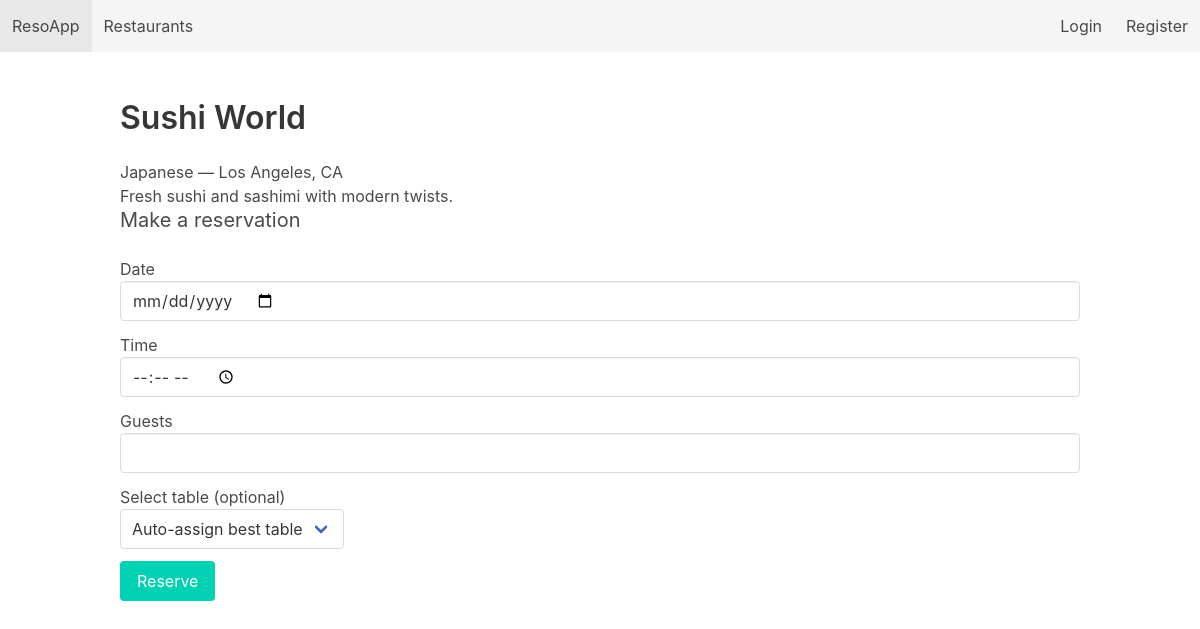
Screenshot of /restaurant/2 with the database file from the repository.
### tables this page shows
CREATE TABLE Restaurants (
        restaurant_id INTEGER PRIMARY KEY AUTOINCREMENT,
        name          TEXT NOT NULL,
        location      TEXT NOT NULL,
        cuisine       TEXT,
        rating        REAL CHECK (rating >= 0 AND rating <= 5),
        description   TEXT,
        created_at    DATE DEFAULT (DATE('now'))
    );

### app.py (the view, shortened to what this page needs)
@app.route('/restaurant/<int:rid>', methods=['GET', 'POST'])
def restaurant_detail(rid):
    db = get_db()
    cur = db.execute("SELECT * FROM Restaurants WHERE restaurant_id = ?", (rid,))
    restaurant = cur.fetchone()
    if not restaurant:
        flash('Restaurant not found.', 'danger')
        return redirect(url_for('restaurants'))
    tables = db.execute("SELECT * FROM Tables WHERE restaurant_id = ? ORDER BY capacity", (rid,)).fetchall()
    return render_template('restaurant_detail.html', restaurant=restaurant, tables=tables)

### app.py (called while the page is built)
def get_db():
    if 'db' not in g:
        g.db = sqlite3.connect(DB_PATH, detect_types=sqlite3.PARSE_DECLTYPES)
        g.db.row_factory = sqlite3.Row
        g.db.execute("PRAGMA foreign_keys = ON;")
    return g.db

### templates/restaurant_detail.html (shortened to what this page needs)
{% extends "base.html" %} {% block content %}
<h2 class="title">{{ restaurant['name'] }}</h2>
<p>{{ restaurant['cuisine'] }} — {{ restaurant['location'] }}</p>
<p>{{ restaurant['description'] }}</p>
{% if reservation and edit_mode %}
<h3 class="subtitle">Edit reservation #{{ reservation['reservation_id'] }}</h3>
<form method="post">
  <div class="field">
    <label>Date</label
    ><input
      class="input"
      type="date"
      name="date"
      value="{{ reservation['reservation_date'] }}"
      required
    />
  </div>
  <div class="field">
    <label>Time</label
    ><input
      class="input"
      type="time"
      name="time"
      value="{{ reservation['reservation_time'] }}"
      required
    />
  </div>
  <div class="field">
    <label>Guests</label
    ><input
      class="input"
      type="number"
      name="guests"
      value="{{ reservation['guests'] }}"
      min="1"
      required
    />
  </div>
  <div class="control">
    <button class="button is-primary">Update</button>
    <button
      class="button is-danger"
      name="action"
      value="cancel"
      formmethod="post"
    >
      Cancel Reservation
    </button>
  </div>
</form>
{% else %}
<h3 class="subtitle">Make a reservation</h3>
<form method="post">
  <div class="field">
    <label>Date</label><input class="input" type="date" name="date" required />
  </div>
  <div class="field">
    <label>Time</label><input class="input" type="time" name="time" required />
  </div>
  <div class="field">
    <label>Guests</label
    ><input class="input" type="number" name="guests" min="1" required />
  </div>
  <div class="field">
    <label>Select table (optional)</label>
    <div class="control">
      <div class="select">
        <select name="table_id">
          <option value="">Auto-assign best table</option>
        </select>
      </div>
    </div>
  </div>
  <div class="control"><button class="button is-primary">Reserve</button></div>
</form>
{% endif %} {% endblock %}

### rows the page displays
Restaurants: name "Sushi World", cuisine "Japanese", location "Los Angeles, CA", description "Fresh sushi and sashimi with modern twists."
